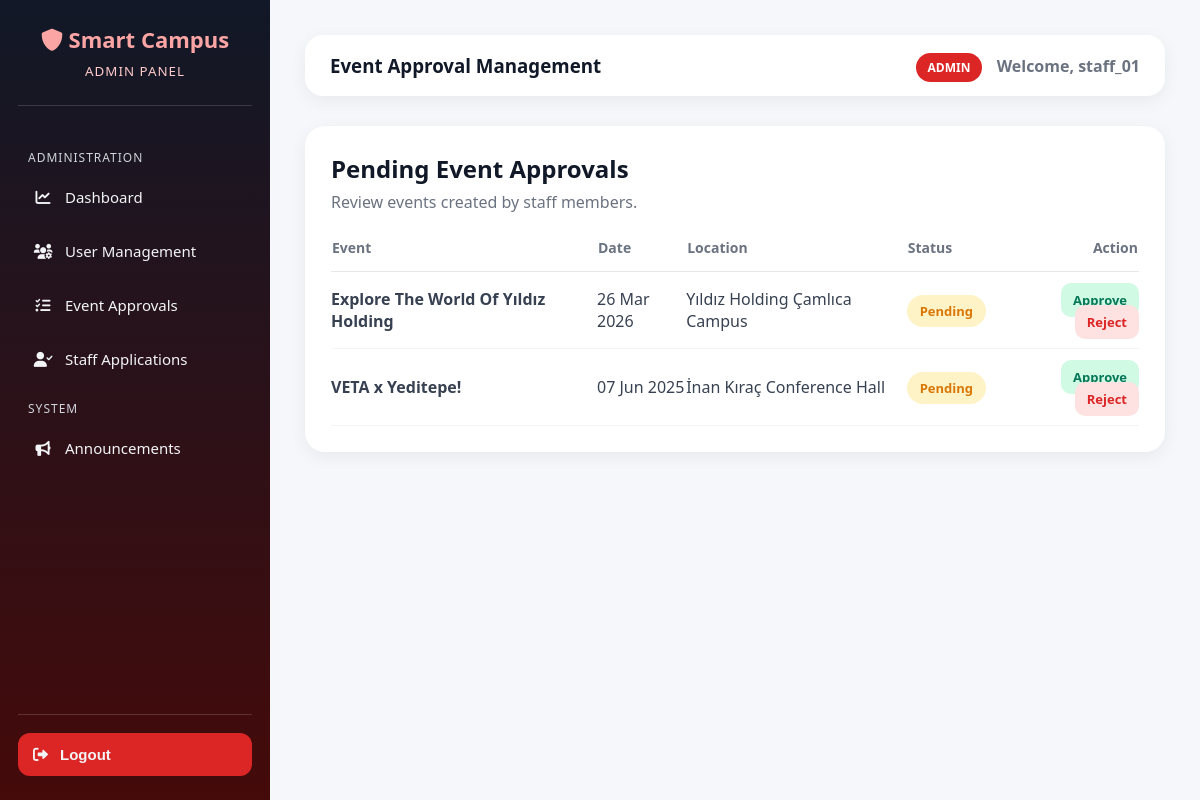
The app's page /admin-panel/events/approval/ (signed in) with its own data.
### accounts/models.py (models this page shows, shortened)
class User(AbstractUser):
    ROLE_CHOICES = (
        ('student', 'Student'),
        ('staff', 'Staff'),
        ('admin', 'Admin'),
)
    role = models.CharField(max_length=10, choices=ROLE_CHOICES, default='student')
    phone_number = models.CharField(max_length=15, blank=True, null=True)

### core/models.py (models this page shows, shortened)
class Event(models.Model):
    STATUS_CHOICES = (
        ('pending', 'Pending'),
        ('approved', 'Approved'),
        ('rejected', 'Rejected'),
    )
    title = models.CharField(max_length=200)
    description = models.TextField()
    date = models.DateTimeField()
    location = models.CharField(max_length=200)
    organizer = models.ForeignKey(Club, on_delete=models.CASCADE, related_name='events')
    capacity = models.PositiveIntegerField(default=50)
    is_free = models.BooleanField(default=True)
    price = models.DecimalField(max_digits=10, decimal_places=2, default=0.00)
    status = models.CharField(max_length=10, choices=STATUS_CHOICES, default='pending')
    image = models.ImageField(upload_to='events/', blank=True, null=True)
    created_at = models.DateTimeField(auto_now_add=True)

### core/views.py (the view)
@user_passes_test(is_admin)
def admin_event_approval(request):
    events = Event.objects.filter(status__iexact='pending')
    return render(request, 'core/admin_event_approval.html', {
        'pending_events': events
    })

### core/views.py (called while the page is built)
def is_admin(user):
    return user.is_authenticated and (
        getattr(user, 'role', None) == 'admin' or user.is_superuser
    )

### templates/core/admin_event_approval.html (shortened to what this page needs)
{% extends 'core/admin_base.html' %}
{% block page_title %}Event Approval Management{% endblock %}
{% block content %}
<div class="panel-card">
    <div class="panel-header">
        <div>
            <h3>Pending Event Approvals</h3>
            <p>Review events created by staff members.</p>
        </div>
    </div>
    <table>
        <thead>
            <tr>
                <th>Event</th>
                <th>Date</th>
                <th>Location</th>
                <th>Status</th>
                <th class="action-col">Action</th>
            </tr>
        </thead>
        <tbody>
            {% for event in pending_events %}
            <tr>
                <td><strong>{{ event.title }}</strong></td>
                <td>{{ event.date|date:"d M Y" }}</td>
                <td>{{ event.location }}</td>
                <td><span class="status-badge">Pending</span></td>
                <td class="action-col">
                    <a href="{% url 'update_event_status' event.id 'approved' %}" class="approve-btn">Approve</a>
                    <a href="{% url 'update_event_status' event.id 'rejected' %}" class="reject-btn">Reject</a>
                </td>
            </tr>
            {% empty %}
            <tr>
                <td colspan="5" class="empty">No pending events found.</td>
            </tr>
            {% endfor %}
        </tbody>
    </table>
</div>
{% endblock %}

### templates/core/admin_base.html (shortened to what this page needs)
<!DOCTYPE html>
<html lang="en">
<head>
    <link rel="stylesheet" href="https://cdnjs.cloudflare.com/ajax/libs/font-awesome/6.0.0/css/all.min.css">
</head>
<body>
<div class="admin-sidebar">
    <div class="admin-logo">
        <h2><i class="fas fa-shield-alt"></i> Smart Campus</h2>
        <small>ADMIN PANEL</small>
    </div>
    <ul class="admin-nav">
        <div class="menu-title">Administration</div>
        <li>
            <a href="{% url 'admin_dashboard' %}">
                <i class="fas fa-chart-line"></i>
                Dashboard
            </a>
        </li>
        <li>
            <a href="{% url 'admin_user_management' %}">
                <i class="fas fa-users-cog"></i>
                User Management
            </a>
        </li>
        <li>
            <a href="{% url 'admin_event_approval' %}">
                <i class="fas fa-tasks"></i>
                Event Approvals
            </a>
        </li>
        <li>
            <a href="{% url 'manage_staff_applications' %}">
                <i class="fas fa-user-check"></i>
                Staff Applications
            </a>
        </li>
        <div class="menu-title">System</div>
        <li>
            <a href="{% url 'admin_announcements' %}">
                <i class="fas fa-bullhorn"></i>
                Announcements
            </a>
        </li>
    </ul>
    <div class="logout-area">
        <form method="POST" action="{% url 'logout' %}">
            <button type="submit" class="logout-btn">
                <i class="fas fa-sign-out-alt"></i>
                Logout
            </button>
        </form>
    </div>
</div>
<div class="admin-content">
    <div class="topbar">
        <h3>{% block page_title %}Admin Dashboard{% endblock %}</h3>
        <div class="welcome">
            <span class="admin-badge">ADMIN</span>
            Welcome, {{ user.username }}
        </div>
    </div>
    {% block content %}
    {% endblock %}
</div>
</body>
</html>

### templates/core/admin_base.html (style rules this page uses)
* { box-sizing: border-box; }
body { margin: 0; font-family: 'Segoe UI', Arial, sans-serif; background: #f6f7fb; color: #111827; }
.admin-sidebar { width: 270px; height: 100vh; background: linear-gradient(180deg, #111827, #450a0a); position: fixed; top: 0; left: 0; color: white; padding: 24px 18px; display: flex; flex-direction: column; }
.admin-logo { text-align: center; padding-bottom: 25px; border-bottom: 1px solid rgba(255,255,255,0.15); margin-bottom: 25px; }
.admin-logo h2 { margin: 0; font-size: 22px; color: #fca5a5; }
.admin-logo small { display: block; margin-top: 8px; color: #fecaca; letter-spacing: 1px; }
.menu-title { font-size: 12px; color: #d1d5db; text-transform: uppercase; letter-spacing: 1px; margin: 18px 0 8px 10px; }
.admin-nav { list-style: none; padding: 0; margin: 0; flex: 1; }
.admin-nav li { margin-bottom: 8px; }
.admin-nav a, .logout-btn { display: flex; align-items: center; gap: 12px; color: #f3f4f6; text-decoration: none; padding: 13px 15px; border-radius: 12px; transition: 0.3s; font-size: 15px; border: none; background: transparent; width: 100%; cursor: pointer; text-align: left; }
.admin-nav i { width: 20px; text-align: center; }
.logout-area { border-top: 1px solid rgba(255,255,255,0.15); padding-top: 18px; }
.logout-btn { background: #dc2626; font-weight: bold; }
.admin-content { margin-left: 270px; min-height: 100vh; padding: 35px; }
.topbar { background: white; padding: 18px 25px; border-radius: 18px; box-shadow: 0 5px 18px rgba(0,0,0,0.06); margin-bottom: 30px; display: flex; justify-content: space-between; align-items: center; }
.topbar h3 { margin: 0; }
.welcome { color: #6b7280; font-weight: 600; }
.admin-badge { background: #dc2626; color: white; padding: 6px 12px; border-radius: 999px; font-weight: bold; font-size: 12px; margin-right: 10px; }

### templates/core/admin_event_approval.html (style rules this page uses)
.panel-card { background: white; border-radius: 20px; padding: 26px; box-shadow: 0 5px 18px rgba(0,0,0,0.06); }
.panel-header { margin-bottom: 24px; }
.panel-header h3 { margin: 0; color: #111827; font-size: 24px; }
.panel-header p { margin: 6px 0 0; color: #6b7280; }
table { width: 100%; border-collapse: collapse; }
th { text-align: left; padding-bottom: 14px; border-bottom: 1px solid #e5e7eb; color: #6b7280; font-size: 14px; }
td { padding: 16px 0; border-bottom: 1px solid #f3f4f6; color: #374151; }
.action-col { text-align: right; }
.status-badge { background: #fef3c7; color: #d97706; padding: 7px 13px; border-radius: 999px; font-size: 13px; font-weight: bold; }
.approve-btn, .reject-btn { text-decoration: none; padding: 8px 12px; border-radius: 10px; font-weight: bold; font-size: 13px; margin-left: 6px; }
.approve-btn { background: #d1fae5; color: #047857; }
.reject-btn { background: #fee2e2; color: #dc2626; }

### records on screen
User: username "staff_01"
Event: title "Explore The World Of Yıldız Holding", date "26 Mar 2026", location "Yıldız Holding Çamlıca Campus"
Event: title "VETA x Yeditepe!", date "07 Jun 2025", location "İnan Kıraç Conference Hall"
